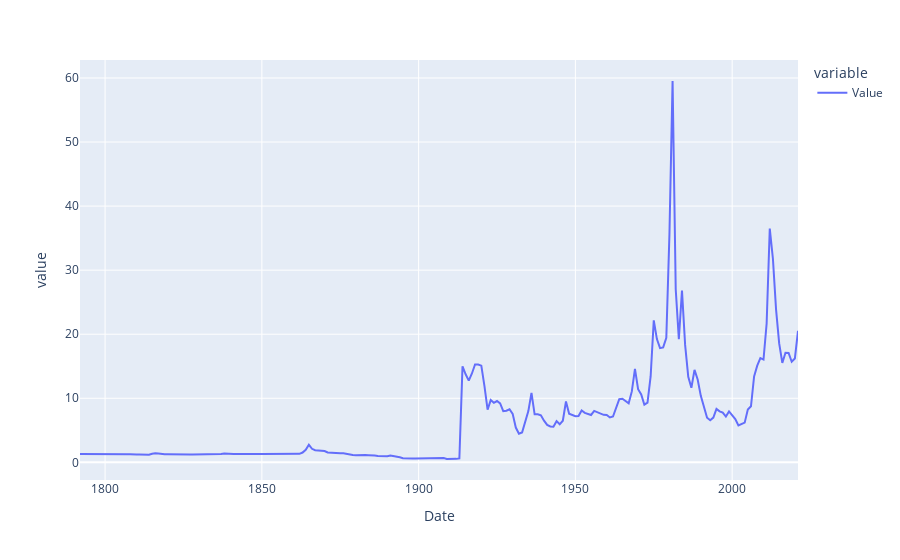

Notebook code for this chart:
### Code cell
px.line(silver_real_log)

### Figure 1 — Plotly figure (JSON) as saved in the notebook; plotly's stock layout.template omitted (floating-point values rounded to 4 significant figures; data arrays with more than 128 entries replaced by an {"elided": "..."} marker saying what was removed)
{"data": [{"hovertemplate": "variable=Value<br>Date=%{x}<br>value=%{y}<extra></extra>", "legendgroup": "Value", "line": {"color": "#636efa", "dash": "solid"}, "mode": "lines", "name": "Value", "orientation": "v", "showlegend": true, "type": "scatter", "x": {"elided": "230 str values"}, "xaxis": "x", "y": {"elided": "230 float values"}, "yaxis": "y"}], "layout": {"autosize": true, "legend": {"title": {"text": "variable"}, "tracegroupgap": 0}, "margin": {"t": 60}, "xaxis": {"anchor": "y", "autorange": true, "domain": [0, 1], "range": ["1791-12-31", "2020-12-31"], "title": {"text": "Date"}, "type": "date"}, "yaxis": {"anchor": "x", "autorange": true, "domain": [0, 1], "range": [-2.758, 62.81], "title": {"text": "value"}, "type": "linear"}}}
